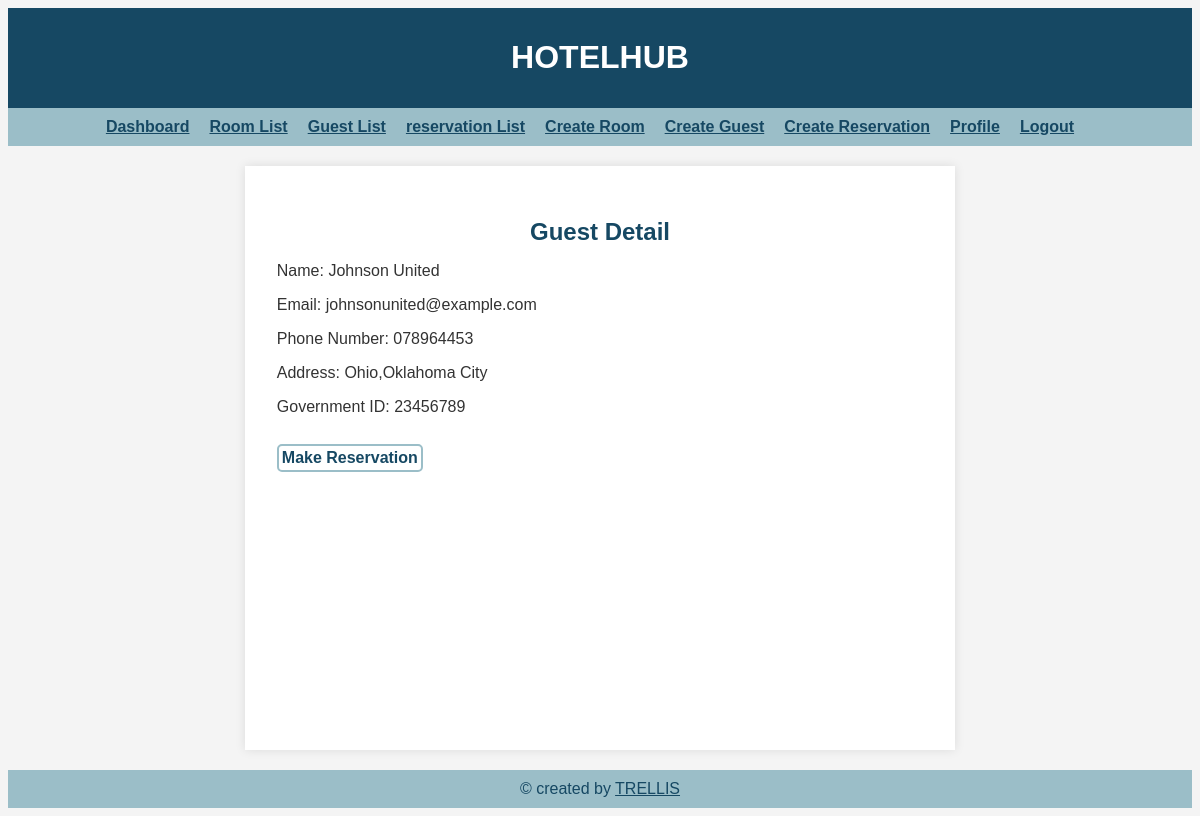
The page /guests/1/ (signed in) on the database its author committed.
### guest/models.py (models this page shows, shortened)
class Guest(models.Model):
    first_name = models.CharField(max_length=50)
    last_name = models.CharField(max_length=50)
    email = models.EmailField(unique=True)
    phone_number = models.CharField(max_length=15)
    government_id = models.CharField(max_length=15)
    address = models.TextField(max_length=200)

### guest/views.py (the view)
# urls.py: path('guests/<int:pk>/', GuestDetailView.as_view(), name='guest_detail'),
class GuestDetailView(LoginRequiredMixin, DetailView):
    model = Guest
    template_name = "guest_detail.html"
    context_object_name = "guest"

### guest/templates/guest_detail.html (shortened to what this page needs)
{% extends 'base.html' %}
{% block content %}
<h2 class="titlex">Guest Detail</h2>
  <p>Name: {{ guest.first_name }} {{ guest.last_name }}</p>
  <p>Email: {{ guest.email }}</p>
  <p>Phone Number: {{ guest.phone_number }}</p>
    <p>Address: {{ guest.address }}</p>
      <p>Government ID: {{ guest.government_id }}</p>
  <a class="linkx" href="{% url 'reservation_create' %}?guest_id={{ guest.id }}">Make Reservation </a>
  {% endblock content %}

### main/static/styles.css (style rules this page uses)
:root { --primary-color: #164863; --secondary-color: #9BBEC8; }
body { font-family: 'Arial', sans-serif; background-color: #f4f4f4; color: #333; display: flex; flex-direction: column; min-height: 100vh; }
.titlex { color: var(--primary-color); margin-bottom: 10px; text-align: center; }
p { margin-bottom: 8px; }
.linkx { color: var(--primary-color); text-decoration: none; font-weight: bold; display: inline-block; margin-top: 20px; padding: 3px 3px; border-radius: 5px; border:2px solid var(--secondary-color); }

### rows shown on the page
Guest: first_name "Johnson", last_name "United", email "johnsonunited@example.com", phone_number "078964453", address "Ohio,Oklahoma City", government_id "23456789"
